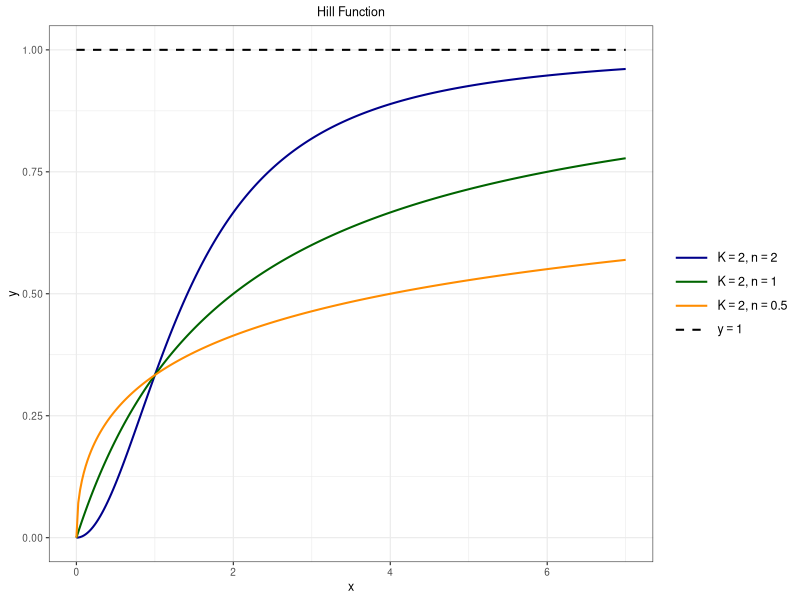
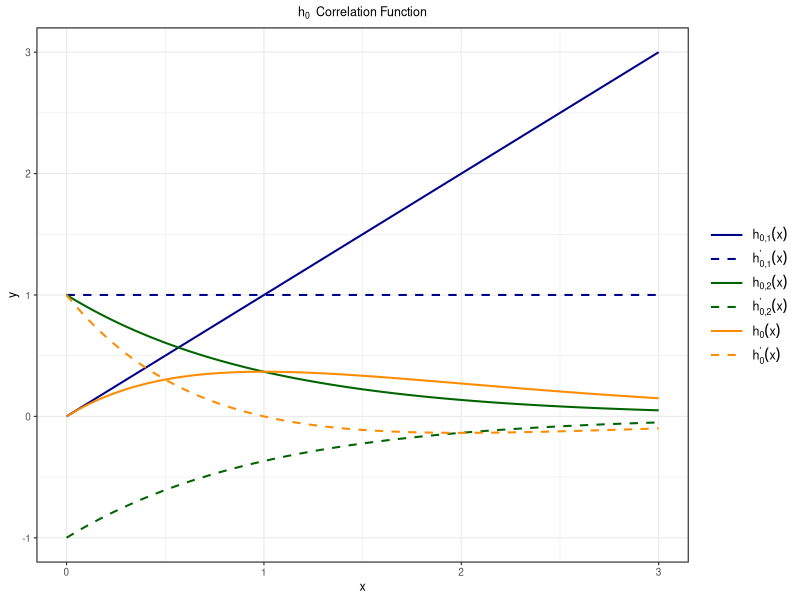
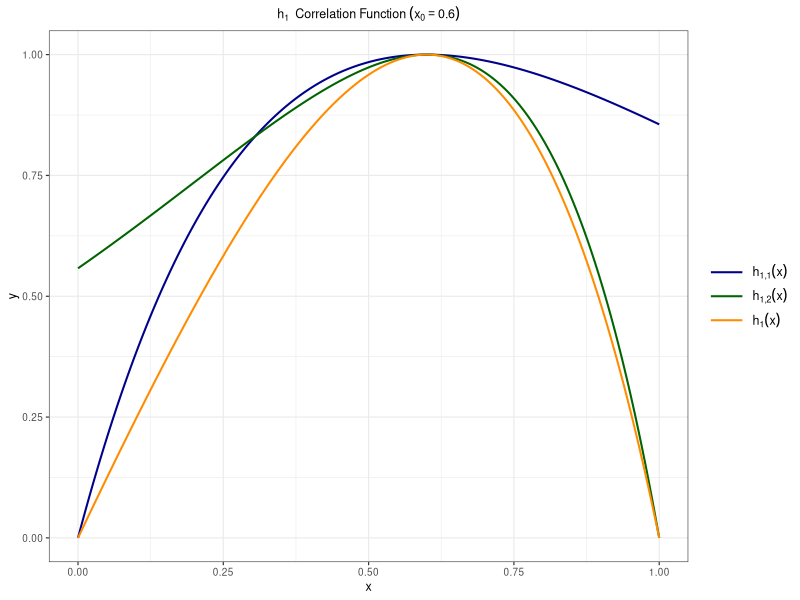
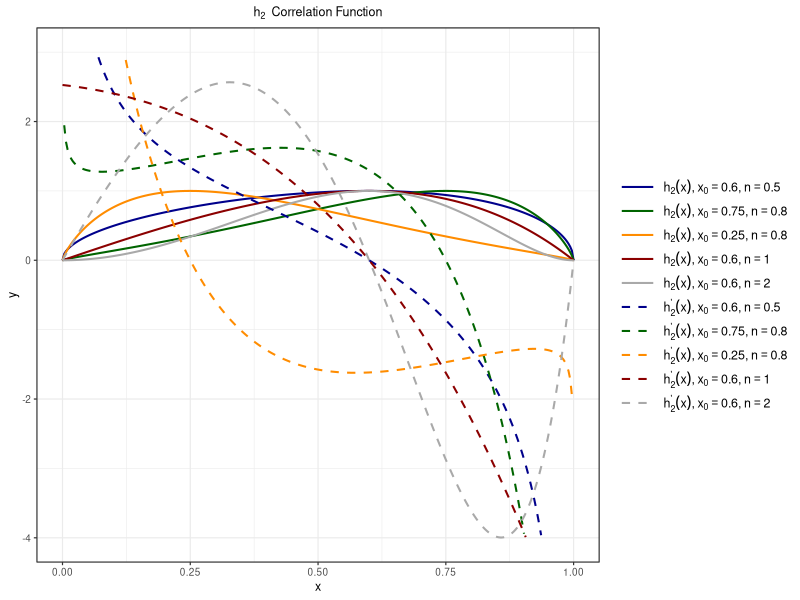
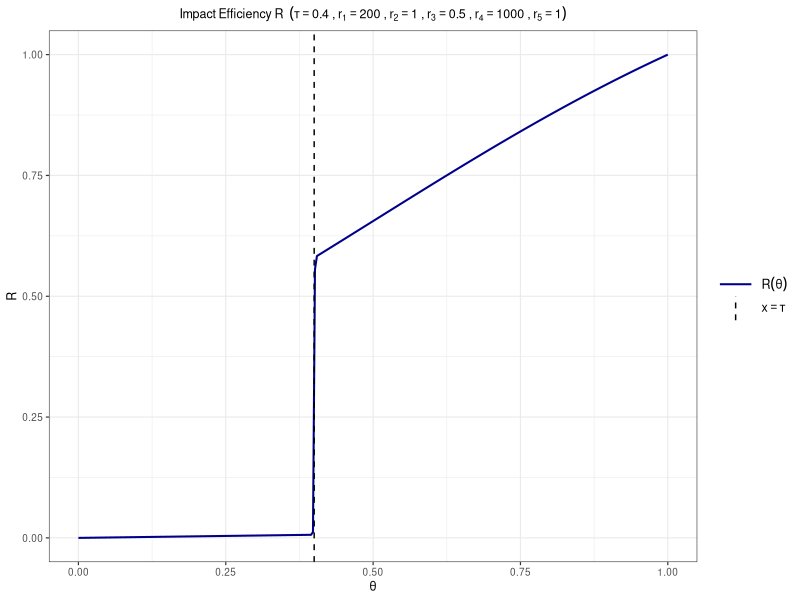
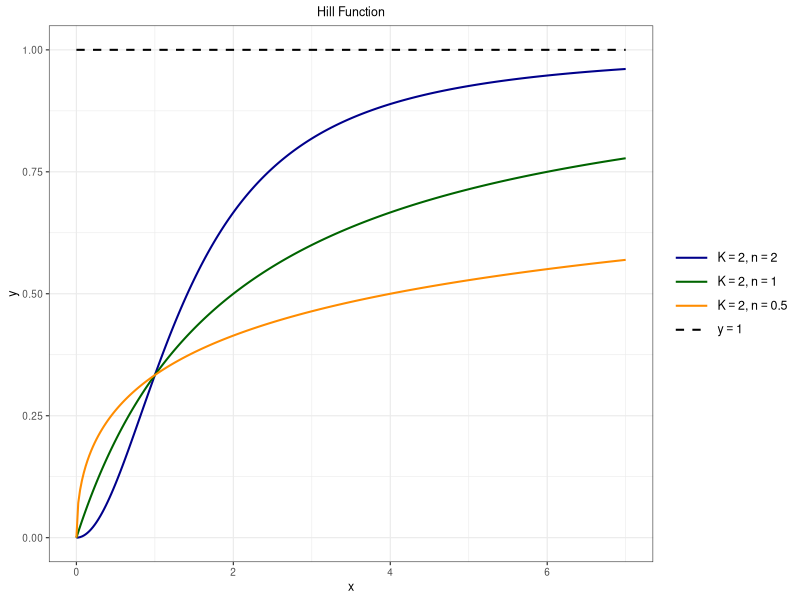
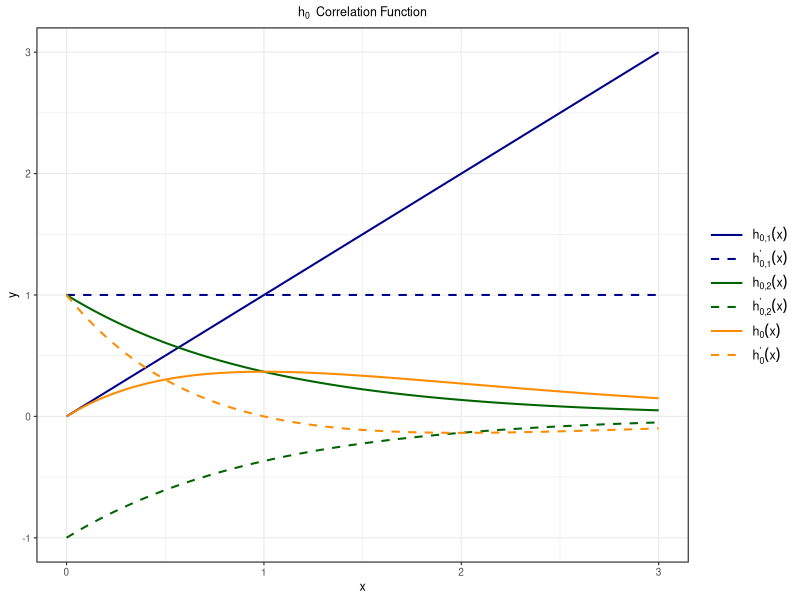
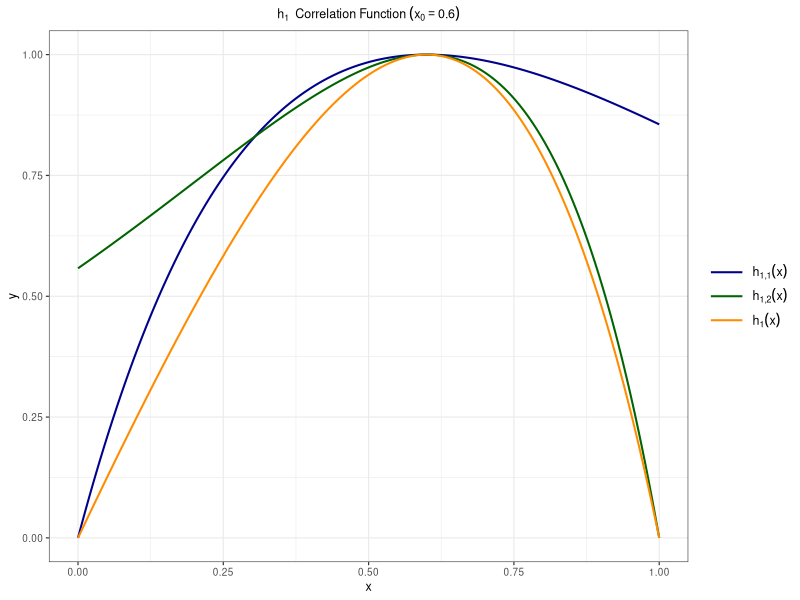

The R source for these figures, in order:
###########################
#                         #
#      Function Plot      #
#                         #
###########################



setwd("/mnt/i/scDEDM_Paper/Supplement-function image/")
library(ggplot2)



########## 1. Hill Function H Image ##########
x = seq(0, 7, length.out = 300)
hill_func = function(x, K, n) x^n / (K + x^n)

df_hill = data.frame(
  x = rep(x, 4),
  y = c(hill_func(x, 2, 2), hill_func(x, 2, 1), hill_func(x, 2, 0.5), rep(1, length(x))),
  func = rep(c("H1", "H2", "H3", "asymptote"), each = length(x))
)
df_hill$func = factor(df_hill$func, levels = c("H1", "H2", "H3", "asymptote"))

color_hill = c("H1" = "darkblue", "H2" = "darkgreen", "H3" = "darkorange", "asymptote" = "black")
linetype_hill = c("H1" = "solid", "H2" = "solid", "H3" = "solid", "asymptote" = "dashed")
legend_hill = c(
  expression(K == 2 * "," ~ n == 2),
  expression(K == 2 * "," ~ n == 1),
  expression(K == 2 * "," ~ n == 0.5),
  expression(y == 1)
)

plot_H = ggplot(df_hill, aes(x, y, color = func, linetype = func)) +
  geom_line(linewidth = 0.7) +
  scale_color_manual(values = color_hill, labels = legend_hill) +
  scale_linetype_manual(values = linetype_hill, labels = legend_hill) +
  labs(x = "x", y = "y", title = "Hill Function") +
  coord_cartesian(xlim = c(0, 7)) +
  theme_bw(base_size = 9) +
  theme(
    plot.title = element_text(hjust = 0.5, size = 9),
    legend.position = "right", legend.title = element_blank(),
    legend.text = element_text(size = 9), legend.key.width = unit(1, "cm")
  )
print(plot_H)
ggsave(filename = "./Hill_function.png", plot = plot_H, width = 5, height = 3, dpi = 300)


########## 2. Derivation of Impact Scale S ##########
##### 2.1 h0 Correlation Function Image #####
x = seq(0, 3, length.out = 300)
df_h0 = data.frame(
  x = rep(x, 6),
  y = c(x, rep(1, length(x)), exp(-x), -exp(-x), x*exp(-x), (1-x)*exp(-x)),
  func = rep(c("h01", "h01_prime", "h02", "h02_prime", "h0", "h0_prime"), each = length(x))
)
df_h0$func = factor(df_h0$func, levels = c("h01", "h01_prime", "h02", "h02_prime", "h0", "h0_prime"))

color_h0 = c(
  "h01" = "darkblue", "h01_prime" = "darkblue",
  "h02" = "darkgreen", "h02_prime" = "darkgreen",
  "h0" = "darkorange", "h0_prime" = "darkorange"
)
linetype_h0 = c(
  "h01" = "solid", "h01_prime" = "dashed",
  "h02" = "solid", "h02_prime" = "dashed",
  "h0" = "solid", "h0_prime" = "dashed"
)
legend_h0 = c(
  expression(h[0*","*1](x)), expression(h[0*","*1]^{"'"}*(x)),
  expression(h[0*","*2](x)), expression(h[0*","*2]^{"'"}*(x)),
  expression(h[0](x)), expression(h[0]^{"'"}*(x))
)

plot_h0 = ggplot(df_h0, aes(x, y, color = func, linetype = func)) +
  geom_line(linewidth = 0.7) +
  scale_color_manual(values = color_h0, labels = legend_h0) +
  scale_linetype_manual(values = linetype_h0, labels = legend_h0) +
  labs(x = "x", y = "y", title = expression(h[0]~" Correlation Function")) +
  coord_cartesian(xlim = c(0, 3)) +
  theme_bw(base_size = 9) +
  theme(
    plot.title = element_text(hjust = 0.5, size = 9),
    legend.position = "right", legend.title = element_blank(),
    legend.text = element_text(size = 9), legend.key.width = unit(1, "cm")
  )
print(plot_h0)
ggsave(filename = "./h0.png", plot = plot_h0, width = 5, height = 3, dpi = 300)


##### 2.2 h1 Correlation Function Image #####
x = seq(0, 1, length.out = 300)
x0 = 0.6
df_h1 = data.frame(
  x = rep(x, 3),
  y = c(
    (x/x0)*exp(1 - x/x0),
    ((1-x)/(1-x0))*exp(1 - (1-x)/(1-x0)),
    (x*(1-x)/(x0*(1-x0)))*exp(2 - x/x0 - (1-x)/(1-x0))
  ),
  func = rep(c("h11", "h12", "h1"), each = length(x))
)
df_h1$func = factor(df_h1$func, levels = c("h11", "h12", "h1"))

color_h1 = c("h11" = "darkblue", "h12" = "darkgreen", "h1" = "darkorange")
linetype_h1 = c("h11" = "solid", "h12" = "solid", "h1" = "solid")
legend_h1 = c(expression(h[1*","*1](x)), expression(h[1*","*2](x)), expression(h[1](x)))

plot_h1 = ggplot(df_h1, aes(x, y, color = func, linetype = func)) +
  geom_line(linewidth = 0.7) +
  scale_color_manual(values = color_h1, labels = legend_h1) +
  scale_linetype_manual(values = linetype_h1, labels = legend_h1) +
  labs(x = "x", y = "y", title = expression(h[1]~" Correlation Function"~(x[0]==0.6))) +
  coord_cartesian(xlim = c(0, 1)) +
  theme_bw(base_size = 9) +
  theme(
    plot.title = element_text(hjust = 0.5, size = 9),
    legend.position = "right",
    legend.title = element_blank(),
    legend.text = element_text(size = 9),
    legend.key.width = unit(1, "cm")
  )
print(plot_h1)
ggsave(filename = "./h1.png", plot = plot_h1, width = 5, height = 3, dpi = 300)


##### 2.3 h2 Correlation Function Image #####
x = seq(0, 1, length.out = 300)
h2 = function(x, x0, n) ((x*(1-x)/(x0*(1-x0)))*exp(2 - x/x0 - (1-x)/(1-x0)))^n
h2_prime = function(x, x0, n) {
  numerator = n * x^(n-1) * (1-x)^(n-1) * (x0 - x) * ((1-x0)*(1-x) + x0*x)
  denominator = x0^(n+1) * (1-x0)^(n+1) * exp(n*(2*x0 - 1)*(x0 - x)/(x0*(1-x0)))
  numerator / denominator
}

params = list(
  list(x0 = 0.6, n = 0.5, color = "darkblue"),
  list(x0 = 0.75, n = 0.8, color = "darkgreen"),
  list(x0 = 0.25, n = 0.8, color = "darkorange"),
  list(x0 = 0.6, n = 1, color = "darkred"),
  list(x0 = 0.6, n = 2, color = "darkgrey")
)

df_h2 = data.frame()
for (i in seq_along(params)) {
  p = params[[i]]
  y_h2 = h2(x, p$x0, p$n)
  y_h2p = h2_prime(x, p$x0, p$n)
  y_h2p[y_h2p > 3 | y_h2p < -4] = NA

  df_h2 = rbind(
    df_h2,
    data.frame(x = x, y = y_h2, func = paste0("h2_", i), type = "func"),
    data.frame(x = x, y = y_h2p, func = paste0("h2p_", i), type = "prime")
  )
}
df_h2$func = factor(df_h2$func, levels = c(paste0("h2_", 1:5), paste0("h2p_", 1:5)))

color_h2 = setNames(
  rep(sapply(params, function(p) p$color), 2),
  c(paste0("h2_", 1:5), paste0("h2p_", 1:5))
)
linetype_h2 = setNames(
  rep(c("solid", "dashed"), each = 5),
  c(paste0("h2_", 1:5), paste0("h2p_", 1:5))
)
legend_h2 = c(
  expression(h[2](x) * "," ~ x[0] == 0.6 * "," ~ n == 0.5),
  expression(h[2](x) * "," ~ x[0] == 0.75 * "," ~ n == 0.8),
  expression(h[2](x) * "," ~ x[0] == 0.25 * "," ~ n == 0.8),
  expression(h[2](x) * "," ~ x[0] == 0.6 * "," ~ n == 1),
  expression(h[2](x) * "," ~ x[0] == 0.6 * "," ~ n == 2),
  expression(h[2]^{"'"}*(x) * "," ~ x[0] == 0.6 * "," ~ n == 0.5),
  expression(h[2]^{"'"}*(x) * "," ~ x[0] == 0.75 * "," ~ n == 0.8),
  expression(h[2]^{"'"}*(x) * "," ~ x[0] == 0.25 * "," ~ n == 0.8),
  expression(h[2]^{"'"}*(x) * "," ~ x[0] == 0.6 * "," ~ n == 1),
  expression(h[2]^{"'"}*(x) * "," ~ x[0] == 0.6 * "," ~ n == 2)
)

plot_h2 = ggplot(df_h2, aes(x, y, color = func, linetype = func)) +
  geom_line(linewidth = 0.7, na.rm = TRUE) +
  scale_color_manual(values = color_h2, labels = legend_h2) +
  scale_linetype_manual(values = linetype_h2, labels = legend_h2) +
  labs(x = "x", y = "y", title = expression(h[2]~" Correlation Function")) +
  coord_cartesian(xlim = c(0, 1), ylim = c(-4, 3)) +
  theme_bw(base_size = 9) +
  theme(
    plot.title = element_text(face = "bold", hjust = 0.5, size = 9),
    legend.position = "right", legend.title = element_blank(),
    legend.text = element_text(size = 9), legend.key.width = unit(1, "cm")
  )
print(plot_h2)
ggsave(filename = "./h2.png", plot = plot_h2, width = 5, height = 3, dpi = 300)



########## 3. Impact Efficiency R ##########
theta = seq(0, 1, length.out = 300)
tau = 0.4
r1 = 200; r2 = 1; r3 = 0.5; r4 = 1000; r5 = 1

term_norm_1 = 1 / (r1 * tau)
term_norm_2 = r5 / ((1 + 10^(r2 * (r3 - 1))) * (1 + 10^(r4 * r2 * (tau - 1))))
r6 = term_norm_1 + term_norm_2

R_func = function(theta) {
  term1 = theta / (r1 * tau)
  denominator_part1 = 1 + 10^(r2 * (r3 - theta))
  denominator_part2 = 1 + 10^(r4 * r2 * (tau - theta))
  term2 = r5 / (denominator_part1 * denominator_part2)
  (term1 + term2) / r6
}

df_R = data.frame(x = theta, y = R_func(theta))

color_R = c("R" = "darkblue", "vline" = "black")
linetype_R = c("R" = "solid", "vline" = "dashed")
legend_R = c(expression(R(θ)), expression(x == τ))

plot_R = ggplot(df_R, aes(x, y)) +
  geom_line(aes(color = "R", linetype = "R"), linewidth = 0.7) +
  geom_vline(aes(xintercept = tau, color = "vline", linetype = "vline")) +
  scale_color_manual(values = color_R, labels = legend_R, breaks = c("R", "vline"), name = "") +
  scale_linetype_manual(values = linetype_R, labels = legend_R, breaks = c("R", "vline"), name = "") +
  guides(color = guide_legend(), linetype = guide_legend()) +
  labs(x = expression(θ), y = expression(R),
       title = expression("Impact Efficiency R " ~ (τ==0.4 ~ "," ~ r[1]==200 ~ "," ~ r[2]==1 ~ "," ~ r[3]==0.5 ~ "," ~ r[4]==1000 ~ "," ~ r[5]==1))) +
  coord_cartesian(xlim = c(0, 1)) +
  theme_bw(base_size = 9) +
  theme(
    plot.title = element_text(face = "bold", hjust = 0.5, size = 9),
    legend.position = "right", legend.title = element_blank(),
    legend.text = element_text(size = 9), legend.key.width = unit(1, "cm")
  )
print(plot_R)
ggsave(filename = "./Impact_Efficiency_R.png", plot = plot_R, width = 5, height = 3, dpi = 300)
